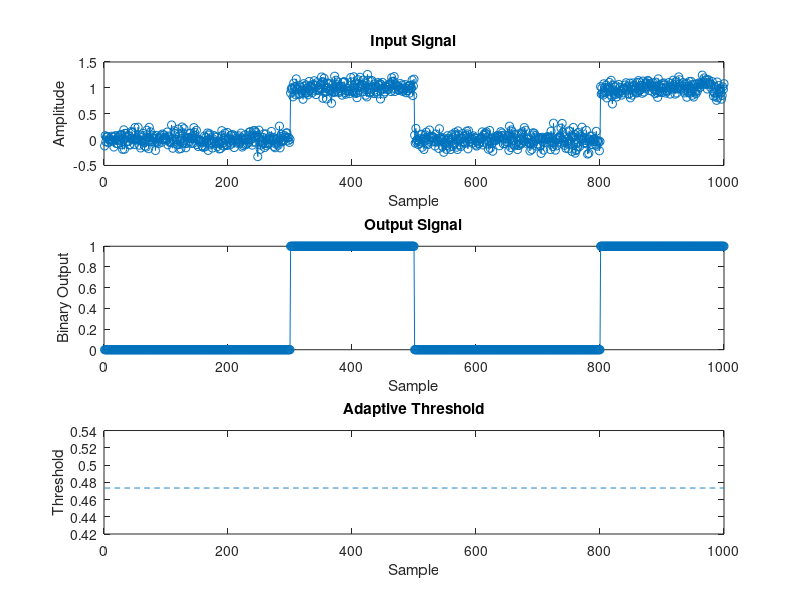

Source code (MATLAB):
clear;
close all;
clc;



% Generate a longer sample signal
rng(0);  % For reproducibility
N = 1000;  % Length of the signal
signal = [randn(1, 300) * 0.1, randn(1, 200) * 0.1 + 1, randn(1, 300) * 0.1, randn(1, 200) * 0.1 + 1];

% Initialize parameters
threshold = 0.5;  % Initial threshold
output = zeros(1, length(signal));  % Initialize output array
alpha = 0.001;  % Learning rate for adaptive threshold

% Adaptive thresholding
for i = 1:length(signal)
    % Determine output based on current threshold
    if signal(i) > threshold
        output(i) = 1;
    else
        output(i) = 0;
    end
    
    % Update the threshold based on the current sample
    % If output is 1, threshold should move closer to the current sample if it is 1
    % If output is 0, threshold should move closer to the current sample if it is 0
    if output(i) == 1
        threshold = threshold + alpha * (signal(i) - threshold);
    else
        threshold = threshold - alpha * (threshold - signal(i));
    end
end

% Display results
disp('Final Threshold:');
disp(threshold);

% Plot the signal, threshold, and output
figure;
subplot(3,1,1);
plot(signal, '-o');
title('Input Signal');
ylabel('Amplitude');
xlabel('Sample');

subplot(3,1,2);
plot(output, '-o');
title('Output Signal');
ylabel('Binary Output');
xlabel('Sample');

subplot(3,1,3);
plot(1:length(signal), threshold * ones(1,length(signal)), '--');
title('Adaptive Threshold');
ylabel('Threshold');
xlabel('Sample');
